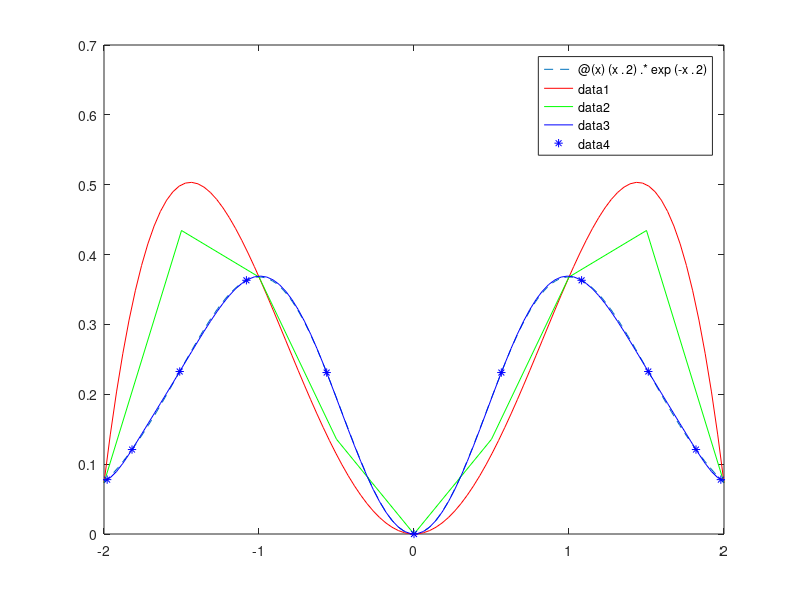

Source code (MATLAB):
%% Polinomio Chebyshev
a=-2;
b=2;
f=@(x) (x.^2).*exp(-x.^2);
%nodos equiespaciados

fplot(f,[a b],'--')

x1=a:b;
p=polyfit(x1,f(a:b),4);

x=linspace(a,b); %para que el grafico sea continuo
figure(1)
hold on
plot(x,polyval(p,x),'r')


xs=a:.5:b;
sp=spline(x1,f(x1),xs);

plot(xs,sp,'g-')
hold off
f(0.5)
p % p son los coeficientes del polinomio de chebyshev
%% Nodos de Chebyshev
a=-2;
b=2;
nmax=10;
for j=1:nmax+1
    nodo(j)=(b+a)/2+(b-a)*cos((2*(j-1)+1)*pi/(2*nmax+2))/2;
end

pchev=polyfit(nodo,f(nodo),nmax);
x=linspace(a,b);
hold on
plot(x,polyval(pchev,x),'b',nodo,f(nodo),'*b')
hold off